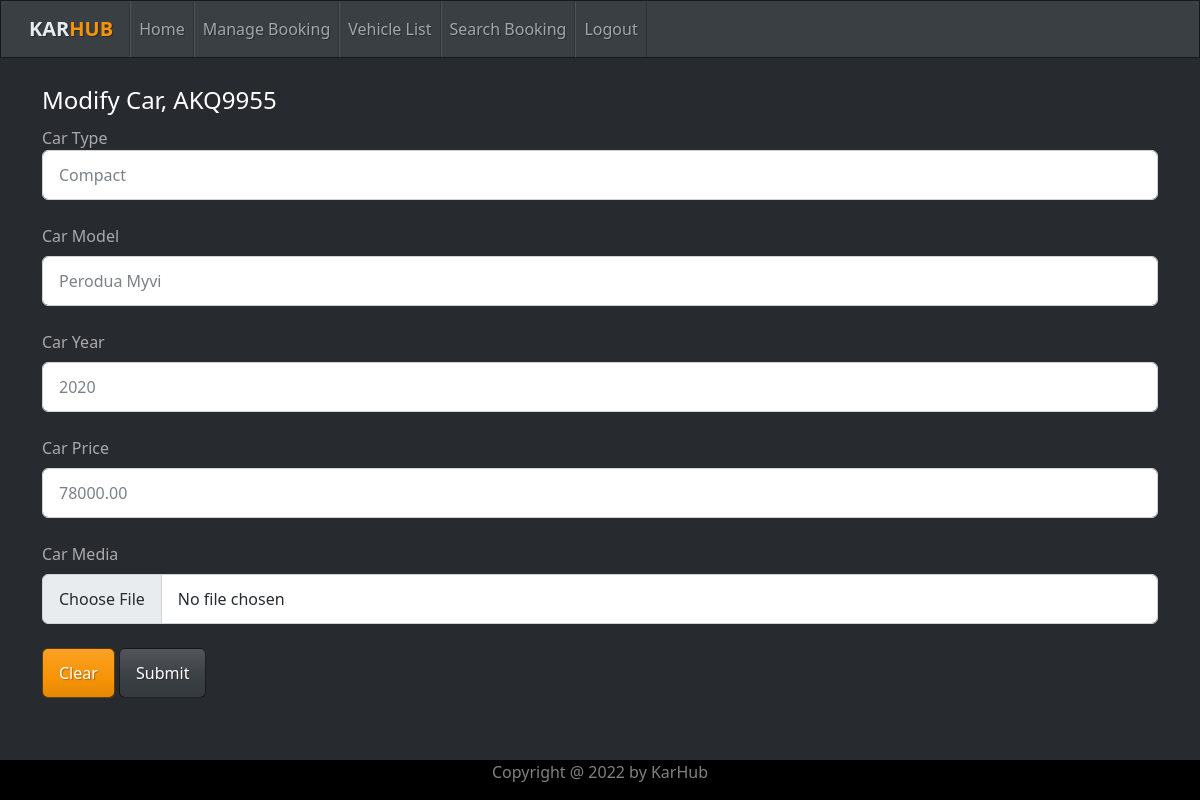
The page /modifyvehicle.php?id=AKQ9955 (signed in) on the database its author committed.
### tables this page shows
CREATE TABLE `tb_vehicle` (
  `vh_registration` varchar(20) NOT NULL,
  `vh_type` varchar(15) NOT NULL,
  `vh_model` varchar(15) NOT NULL,
  `vh_year` year(4) NOT NULL,
  `vh_price` decimal(9,2) NOT NULL
);

### modifyvehicle.php (the view, shortened to what this page needs)
<?php
include 'headerstaff.php';
if(isset($_GET['id']))
{
    $vhreg = $_GET['id'];
}
$sql = "SELECT * FROM tb_vehicle
        WHERE vh_registration = '$vhreg'";
$result = mysqli_query($con,$sql);
$row=mysqli_fetch_array($result);
?>
<div class="container">
<br>
<form method="POST" action="modifyvehicleprocess.php" enctype="multipart/form-data">
  <fieldset>
    <legend>Modify Car, <?php echo $row['vh_registration'] ?></legend>
    <fieldset>
    <div class="form-group">
      <label for="exampleInputPassword1">Car Type</label>
      <input type="text" name="vhtype" class="form-control" id="exampleInputPassword1" placeholder="<?php echo $row['vh_type'] ?>">
    </div>
    </fieldset>
    <fieldset>
    <div class="form-group">
      <label for="exampleTextarea" class="form-label mt-4">Car Model</label>
      <input type="text" name="vhmodel" class="form-control" id="exampleInputPassword1" placeholder="<?php echo $row['vh_model'] ?>">
    </div>
    </fieldset>
    <fieldset>
    <div class="form-group">
      <label for="exampleInputPassword1" class="form-label mt-4">Car Year</label>
      <input type="text" name="vhyear" class="form-control" id="exampleInputPassword1" placeholder="<?php echo $row['vh_year'] ?>">
    </div>
    </fieldset>
    <fieldset>
    <div class="form-group">
      <label for="exampleInputPassword1" class="form-label mt-4">Car Price</label>
      <input type="text" name="vhprice" class="form-control" id="exampleInputPassword1" placeholder="<?php echo $row['vh_price'] ?>">
    </div>
    </fieldset>
    <fieldset>
    <div class="form-group">
      <label for="exampleInputPassword1" class="form-label mt-4">Car Media</label>
      <input type="file" class="form-control" name="vhmedia" id="vhmedia">
      <br>
      <button type="reset" class="btn btn-warning">Clear</button>
      <input type="submit" name="submit" value="Submit" class="btn btn-primary">
    <br><br><br>
    </div>
    </fieldset>
  </fieldset>
</form>
</div>
<?php include 'footer.php'; ?>

### rows shown on the page
tb_vehicle: vh_registration "AKQ9955", vhtype "Compact", vhmodel "Perodua Myvi", vhyear "2020", vhprice "78000.00"
